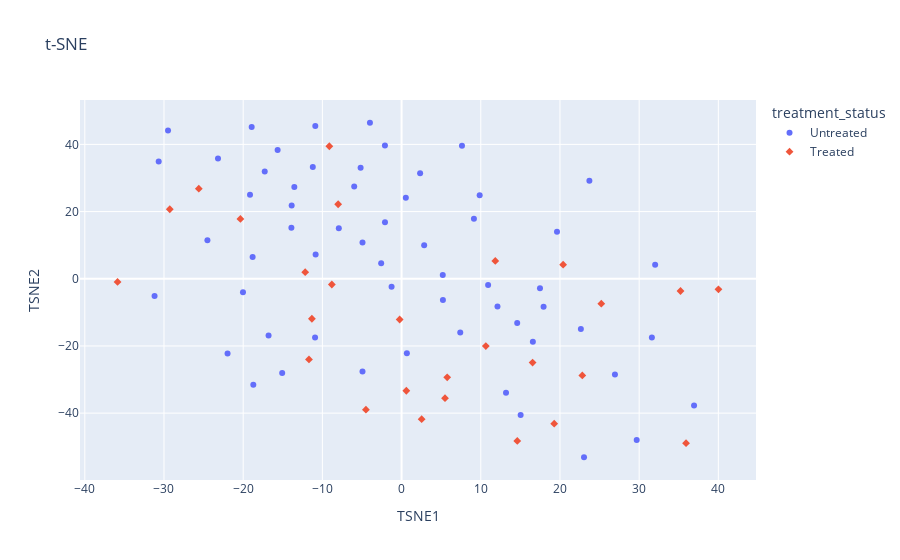

Here is the notebook cell this chart was saved with:
### Markdown cell above
# t-SNE

### Code cell
# TSNE using the SciKit Learn implementation
# https://scikit-learn.org/stable/modules/generated/sklearn.manifold.TSNE.html
from sklearn.decomposition import PCA
from sklearn.manifold import TSNE
import plotly.express as px

# RERUN DATA LOAD TO GET VALUES
MACHINE_EPSILON = np.finfo(np.double).eps # smallest representable positive number such that 1.0 + eps != 1.0
n_components = 2 # dimensions to visualize
perplexity = 30 # related to the number of nearest neighbors used in the algorithm

# PCA first to reduce dimensions, suppress noise and speed up compute
pca = PCA(n_components=80)
principalComponents = pca.fit_transform(values_df.to_numpy()) # or values for scales data
print(principalComponents)


tsne = TSNE()
#X_embedded = tsne.fit_transform(values) # Use scaled data
X_embedded = tsne.fit_transform(principalComponents) # Use PCs
tsne_df = pd.DataFrame(X_embedded, columns=['TSNE1','TSNE2'])
#print(tsne_df)

# Add index to values_df
new_df = values_df.reset_index()
# Add column matching index
finalDf = pd.concat([tsne_df, new_df[['model']]], axis = 1)
#print(finalDf)
finalTSNEDf = finalDf.set_index('model').join(selected_models_df.set_index('model'))
print(finalTSNEDf)


# Plot
plotly_df = finalTSNEDf.reset_index()
fig = px.scatter(plotly_df[['TSNE1', 'TSNE2', 'treatment_status', 'model']], 
                 x="TSNE1", y="TSNE2", color="treatment_status", 
                 symbol="treatment_status", hover_data=['model'], title="t-SNE")
fig.show()

### Figure 1 — Plotly figure (JSON) as saved in the notebook; plotly's stock layout.template omitted (floating-point values rounded to 4 significant figures)
{"data": [{"customdata": [["CTG-0102"], ["CTG-0178"], ["CTG-0184"], ["CTG-0464"], ["CTG-0743"], ["CTG-0765"], ["CTG-0828"], ["CTG-0924"], ["CTG-1253"], ["CTG-1275"], ["CTG-1309"], ["CTG-1316"], ["CTG-1441"], ["CTG-1535"], ["CTG-1726"], ["CTG-1762"], ["CTG-1814"], ["CTG-1878"], ["CTG-1879"], ["CTG-1885"], ["CTG-1927"], ["CTG-1928"], ["CTG-1955"], ["CTG-1992"], ["CTG-2011"], ["CTG-2026"], ["CTG-2033"], ["CTG-2082"], ["CTG-2123"], ["CTG-2210"], ["CTG-2261"], ["CTG-2271"], ["CTG-2311"], ["CTG-2330"], ["CTG-2367"], ["CTG-2466"], ["CTG-2487"], ["CTG-2531"], ["CTG-2538"], ["CTG-2548"], ["CTG-2554"], ["CTG-2555"], ["CTG-2557"], ["CTG-2558"], ["CTG-2569"], ["CTG-2572"], ["CTG-2575"], ["CTG-2751"], ["CTG-2776"], ["CTG-2784"], ["CTG-2823"], ["CTG-2841"], ["CTG-3115"], ["CTG-3121"], ["CTG-3188"], ["CTG-3213"], ["CTG-3293"], ["CTG-3493"], ["CTG-3569"]], "hovertemplate": "treatment_status=Untreated<br>TSNE1=%{x}<br>TSNE2=%{y}<br>model=%{customdata[0]}<extra></extra>", "legendgroup": "Untreated", "marker": {"color": "#636efa", "symbol": "circle"}, "mode": "markers", "name": "Untreated", "orientation": "v", "showlegend": true, "type": "scatter", "x": [36.93, -16.79, -4.936, 2.852, 17.93, -7.926, 14.6, -20.03, -2.099, -15.65, -18.72, -10.85, 31.6, -13.54, -10.9, -31.19, 23.04, -21.97, 9.862, 16.58, -5.981, 23.72, -1.261, 10.93, 32.02, 19.62, 0.6676, -13.91, -30.67, 13.19, 9.135, 12.11, 17.48, -29.49, -15.08, 7.626, -18.93, -2.577, 7.409, 5.202, -4.933, -13.88, -11.21, -3.994, 0.5379, 2.34, 26.94, 15.04, -10.92, -2.094, -5.174, 22.64, -23.18, 29.69, 5.219, -19.14, -18.81, -17.28, -24.52], "xaxis": "x", "y": [-37.73, -16.87, -27.63, 9.957, -8.335, 15.06, -13.17, -3.998, 39.67, 38.29, -31.53, 7.211, -17.47, 27.28, 45.48, -5.167, -53.13, -22.23, 24.85, -18.74, 27.49, 29.16, -2.357, -1.877, 4.139, 14.03, -22.16, 15.2, 34.89, -33.95, 17.89, -8.271, -2.81, 44.11, -28.06, 39.57, 45.21, 4.645, -15.97, 1.155, 10.78, 21.82, 33.24, 46.44, 24.11, 31.43, -28.51, -40.54, -17.5, 16.83, 33.01, -14.94, 35.79, -48.01, -6.296, 25.03, 6.499, 31.93, 11.47], "yaxis": "y"}, {"customdata": [["CTG-0159"], ["CTG-0160"], ["CTG-0163"], ["CTG-0165"], ["CTG-0192"], ["CTG-0838"], ["CTG-0852"], ["CTG-1012"], ["CTG-1014"], ["CTG-1342"], ["CTG-1444"], ["CTG-1502"], ["CTG-1903"], ["CTG-1932"], ["CTG-2180"], ["CTG-2534"], ["CTG-2535"], ["CTG-2536"], ["CTG-2540"], ["CTG-2543"], ["CTG-2552"], ["CTG-2556"], ["CTG-2934"], ["CTG-2983"], ["CTG-2992"], ["CTG-3514"], ["CTG-3651"]], "hovertemplate": "treatment_status=Treated<br>TSNE1=%{x}<br>TSNE2=%{y}<br>model=%{customdata[0]}<extra></extra>", "legendgroup": "Treated", "marker": {"color": "#EF553B", "symbol": "diamond"}, "mode": "markers", "name": "Treated", "orientation": "v", "showlegend": true, "type": "scatter", "x": [40.01, -29.27, -25.61, 35.22, 20.4, -8.806, 10.64, -35.86, -4.502, 35.92, -0.2408, 11.83, 19.27, -12.17, 2.535, 16.54, 5.485, -11.69, 25.22, 0.5989, -9.123, -8.009, 22.82, 5.761, 14.61, -11.32, -20.35], "xaxis": "x", "y": [-3.158, 20.7, 26.82, -3.639, 4.18, -1.705, -20.03, -0.9377, -38.97, -48.95, -12.12, 5.296, -43.14, 1.947, -41.8, -24.96, -35.54, -24.01, -7.43, -33.34, 39.45, 22.17, -28.77, -29.33, -48.27, -11.9, 17.8], "yaxis": "y"}], "layout": {"legend": {"title": {"text": "treatment_status"}, "tracegroupgap": 0}, "title": {"text": "t-SNE"}, "xaxis": {"anchor": "y", "domain": [0, 1], "title": {"text": "TSNE1"}}, "yaxis": {"anchor": "x", "domain": [0, 1], "title": {"text": "TSNE2"}}}}
